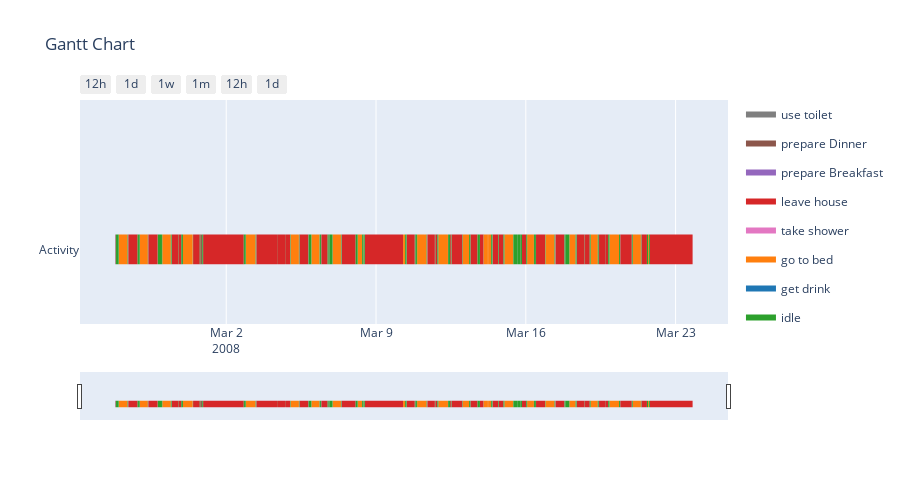

Source (notebook cell):
### Markdown cell above
# Activities

There are 7 activities present in the dataset. The following plot shows the data recorded over one month.

### Code cell
from pyadlml.dataset.activities import add_idle
#plt_act.gantt(data.df_activities).show()
plt_act.gantt(add_idle(data.df_activities)).show()
